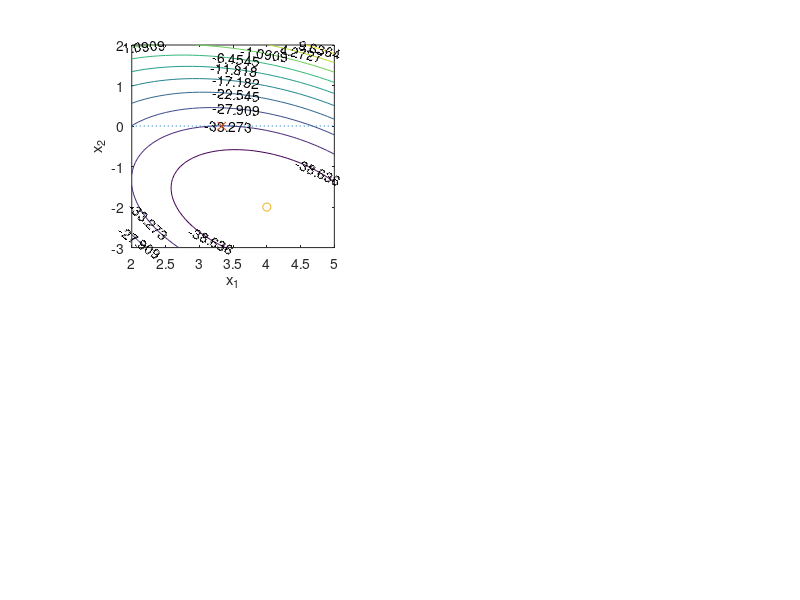
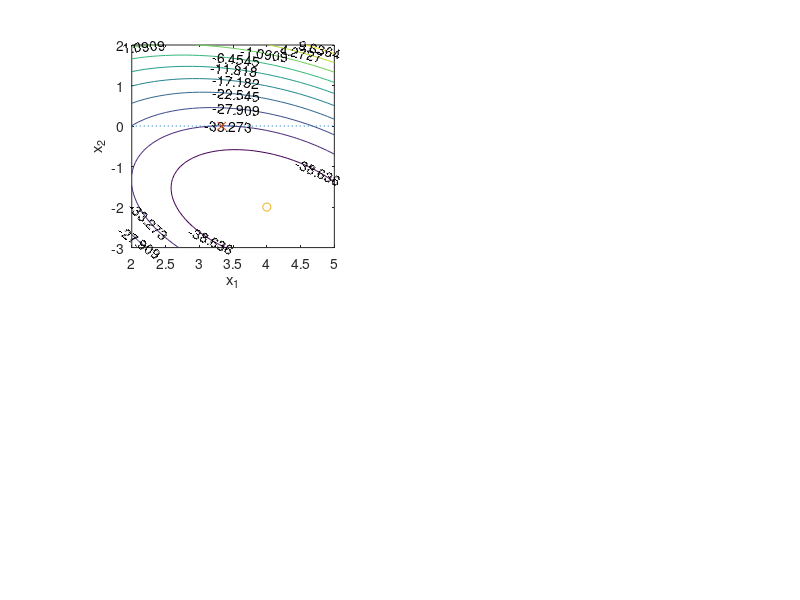

Recreate these plots in MATLAB, in order.
% make the contour plot for wftest
% Copyright 1999 by Todd K. Moon

x1 = [2:.1:5];
x2 = [-3:.1:2];
[X1,X2] = meshgrid(x1,x2);
J = 3*X1.*X1 + 2*X1.* X2 + 3*X2.*X2 - 20 *X1 + 4*X2;
clf
subplot(2,2,1);
[C,hC] = contour(x1,x2,J,10);
axis square
Cnew = round(C*100+.49)/100;
clabel(Cnew,hC);
xlabel('x_1');    ylabel('x_2');
hold on 
plot([2 5],[0 0],':')
plot(10/3,0,'x')
plot(4,-2,'o')
print -dps ../pictures/min1.ps
print -deps ../pictures/min1.eps
